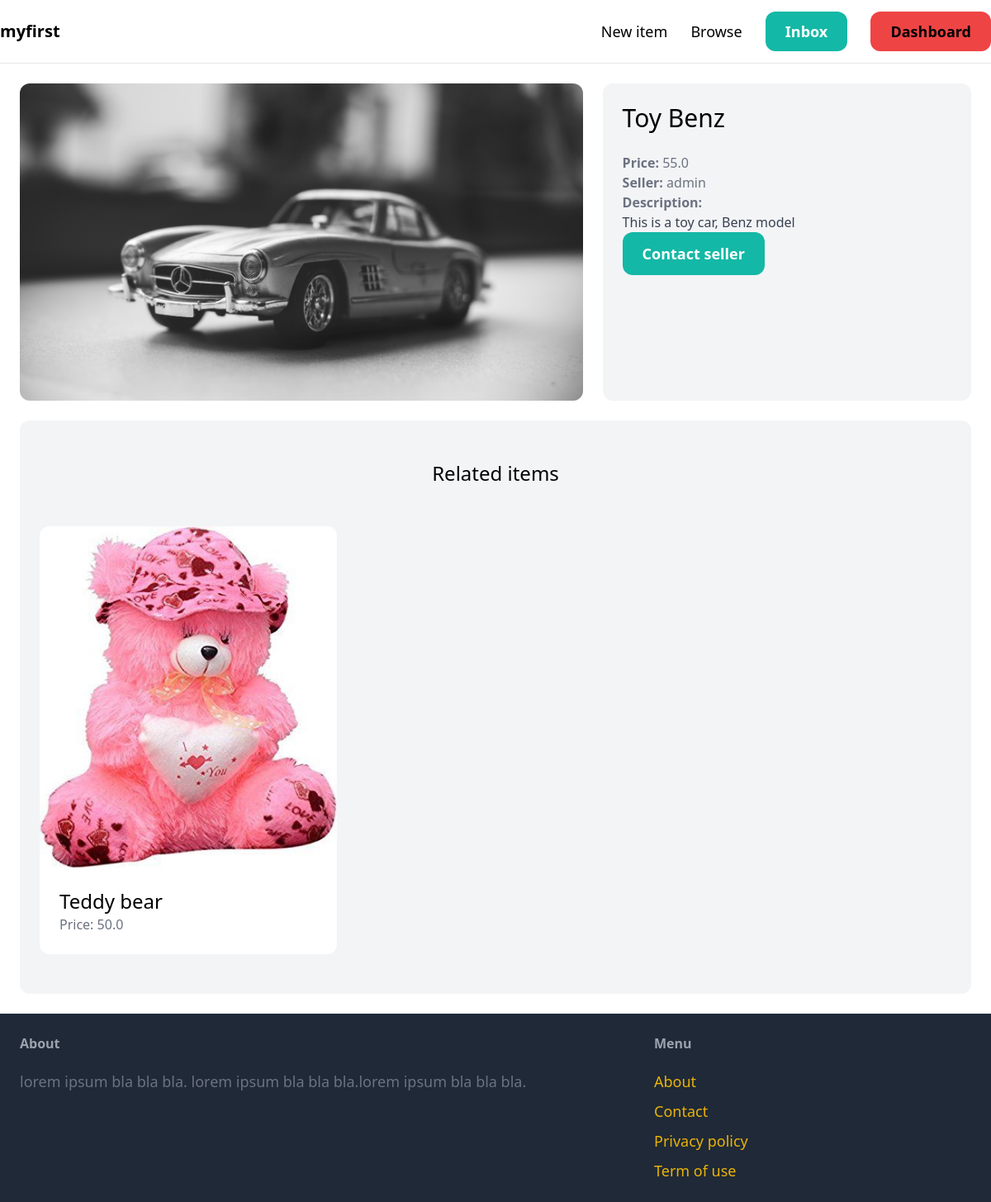
The page /items/4/ (signed in) on the database its author committed.
### item/models.py (models this page shows, shortened)
class Item(models.Model):
    category = models.ForeignKey(Category, related_name='item', on_delete=models.CASCADE, default = 1)
    name = models.CharField(max_length=255)
    description = models.TextField(blank=True, null=True)
    price = models.FloatField()
    image = models.ImageField(upload_to='item_images', blank=True, null=True)
    is_sold = models.BooleanField(default=False)
    created_by = models.ForeignKey(User, related_name='items', on_delete=models.CASCADE)
    created_at = models.DateTimeField(auto_now_add=True)

### item/views.py (the view)
# urls.py: path('<int:pk>/', views.detail, name='detail'),
def detail(request, pk):
    item = get_object_or_404(Item, pk=pk)
    related_items = Item.objects.filter(category=item.category, is_sold=False).exclude(pk=pk) [0:3]
    return render(request, 'item/detail.html', {
        'item': item,
        'related_items':related_items
    })

### item/templates/item/detail.html (shortened to what this page needs)
{% extends 'core/base.html' %}
{% block content %}
<div class="grid grid-cols-5 gap-6">
    <div class="col-span-3">
        <img src="{{ item.image.url }}" class="rounded-xl">
    </div>
    <div class="col-span-2 p-6 bg-gray-100 rounded-xl">
        <h1 class="mb-6 text-3xl">{{ item.name }}</h1>
        <p class="text-gray-500"><strong>Price: </strong>{{ item.price }}</p>
        <p class="text-gray-500"><strong>Seller: </strong>{{ item.created_by.username }}</p>
        {% if item.description %}
            <p class="text-gray-700">
                <strong class="text-gray-500">Description:</strong><br>
                {{ item.description }}
            </p>
        {% endif %}
        <a href="#" class="inline-block at-6 px-6 py-3 text-lg font-semibold bg-teal-500 text-white rounded-xl hover:bg-teal-700">Contact seller</a>
    </div>
</div>
<div class="mt-6 px-6 py-12 bg-gray-100 rounded-xl">
    <h2 class="mb-12 text-2xl text-center">Related items</h2>
<div class="grid grid-cols-3 gap-3">
    {% for item in related_items %}
        <div>
            <a href="{% url 'item:detail' item.id %}">
                <div>
                    <img src="{{ item.image.url }}" class="rounded-t-xl">
                </div>
                <div class="p-6 bg-white rounded-b-xl">
                    <h2 class="text-2xl">{{ item.name }}</h2>
                    <p class="text-gray-500">Price: {{ item.price }}</p>
                </div>
            </a>
        </div>
    {% endfor %}
</div>
</div>
{% endblock %}

### rows shown on the page
Item: image (picture), name "Toy Benz", price "55.0", created_by.username "admin", description "This is a toy car, Benz model"
Item: image (picture), name "Teddy bear", price "50.0"
